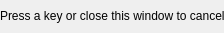
<?xml version="1.0" encoding="UTF-8"?>
<ui version="4.0">
 <class>keyboard_listener</class>
 <widget class="QLabel" name="keyboard_listener">
  <property name="windowModality">
   <enum>Qt::ApplicationModal</enum>
  </property>
  <property name="geometry">
   <rect>
    <x>0</x>
    <y>0</y>
    <width>224</width>
    <height>33</height>
   </rect>
  </property>
  <property name="sizePolicy">
   <sizepolicy hsizetype="Fixed" vsizetype="Fixed">
    <horstretch>0</horstretch>
    <verstretch>0</verstretch>
   </sizepolicy>
  </property>
  <property name="windowTitle">
   <string>Bind a shortcut</string>
  </property>
  <property name="text">
   <string>&lt;html&gt;&lt;head/&gt;&lt;body&gt;&lt;p&gt;Press a key or close this window to cancel.&lt;/p&gt;&lt;/body&gt;&lt;/html&gt;</string>
  </property>
  <property name="textFormat">
   <enum>Qt::RichText</enum>
  </property>
  <property name="margin">
   <number>10</number>
  </property>
 </widget>
 <resources/>
 <connections/>
</ui>
